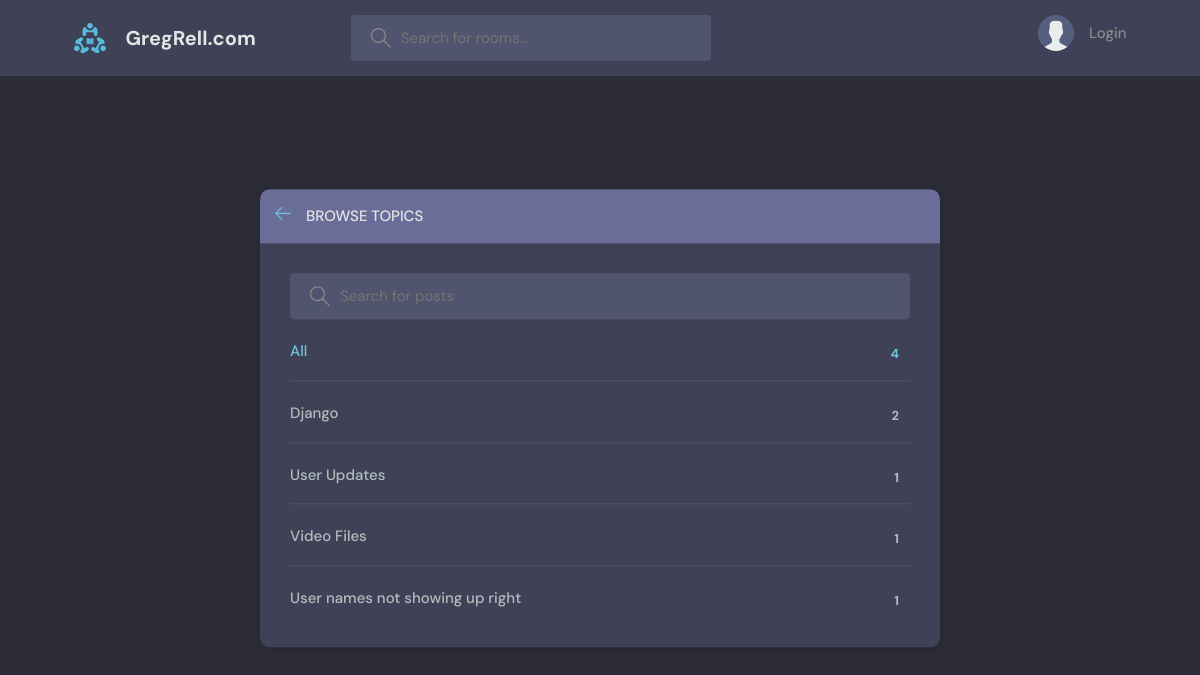
Before: /topics/ with the older database file.
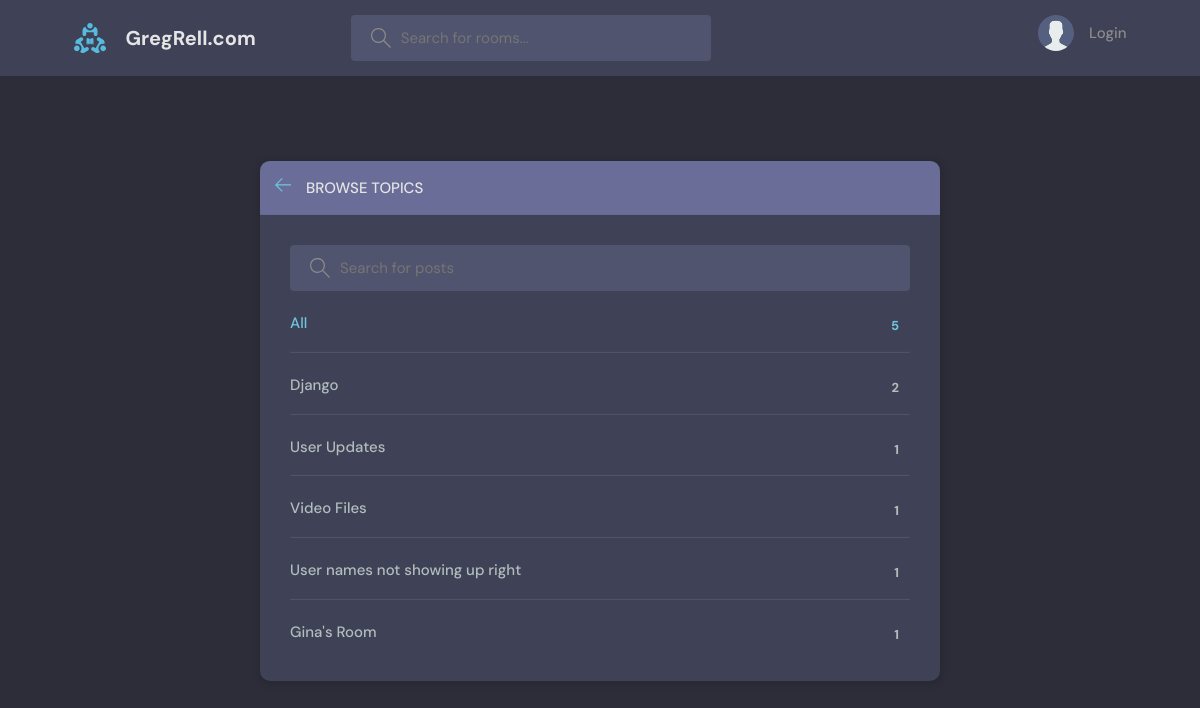
After: the same page with the newer database file.
### base/models.py (models this page shows, shortened)
class Topic(models.Model):
    name = models.CharField(max_length=200)

### base/views.py (the view)
# urls.py: path('topics/', views.topics, name="topics"),
def topics(request):
    q = request.GET.get('q') if request.GET.get('q') is not None else ''
    topics = Topic.objects.filter(name__icontains=q)
    context = {'topics': topics}
    return render(request, 'base/topics.html', context)

### base/Templates/Base/topics.html (shortened to what this page needs)
{% extends 'MainTemplate.html' %}
{% block content %}
    <main class="create-room layout">
      <div class="container">
        <div class="layout__box">
          <div class="layout__boxHeader">
            <div class="layout__boxTitle">
              <a href="{% url 'home' %}">
                <svg version="1.1" xmlns="http://www.w3.org/2000/svg" width="32" height="32" viewBox="0 0 32 32">
                  <title>arrow-left</title>
                  <path
                    d="M13.723 2.286l-13.723 13.714 13.719 13.714 1.616-1.611-10.96-10.96h27.625v-2.286h-27.625l10.965-10.965-1.616-1.607z"
                  ></path>
                </svg>
              </a>
              <h3>Browse Topics</h3>
            </div>
          </div>
          <div class="topics-page layout__body">
            <form class="header__search" action="" method="get">
              <label>
                <input placeholder="Search for posts" name="q"/>
              </label>
            </form>
            <ul class="topics__list">
              <li>
                <a href="/" class="active">All <span>{{topics.count}}</span></a>
              </li>
              {% for topic in topics %}
              <li>
                <a href="{% url 'home'%}?q={{topic.name}}" name="q">{{topic.name}} <span>{{topic.room_set.all.count}}</span></a>
              </li>
              {% endfor %}
            </ul>
          </div>
        </div>
      </div>
    </main>
{% endblock %}

Changed rows visible on the page:
added Topic: name "Gina's Room", room_set.all.count "1"
Other visible differences:
{{ topics.count }}: "4" → "5"
